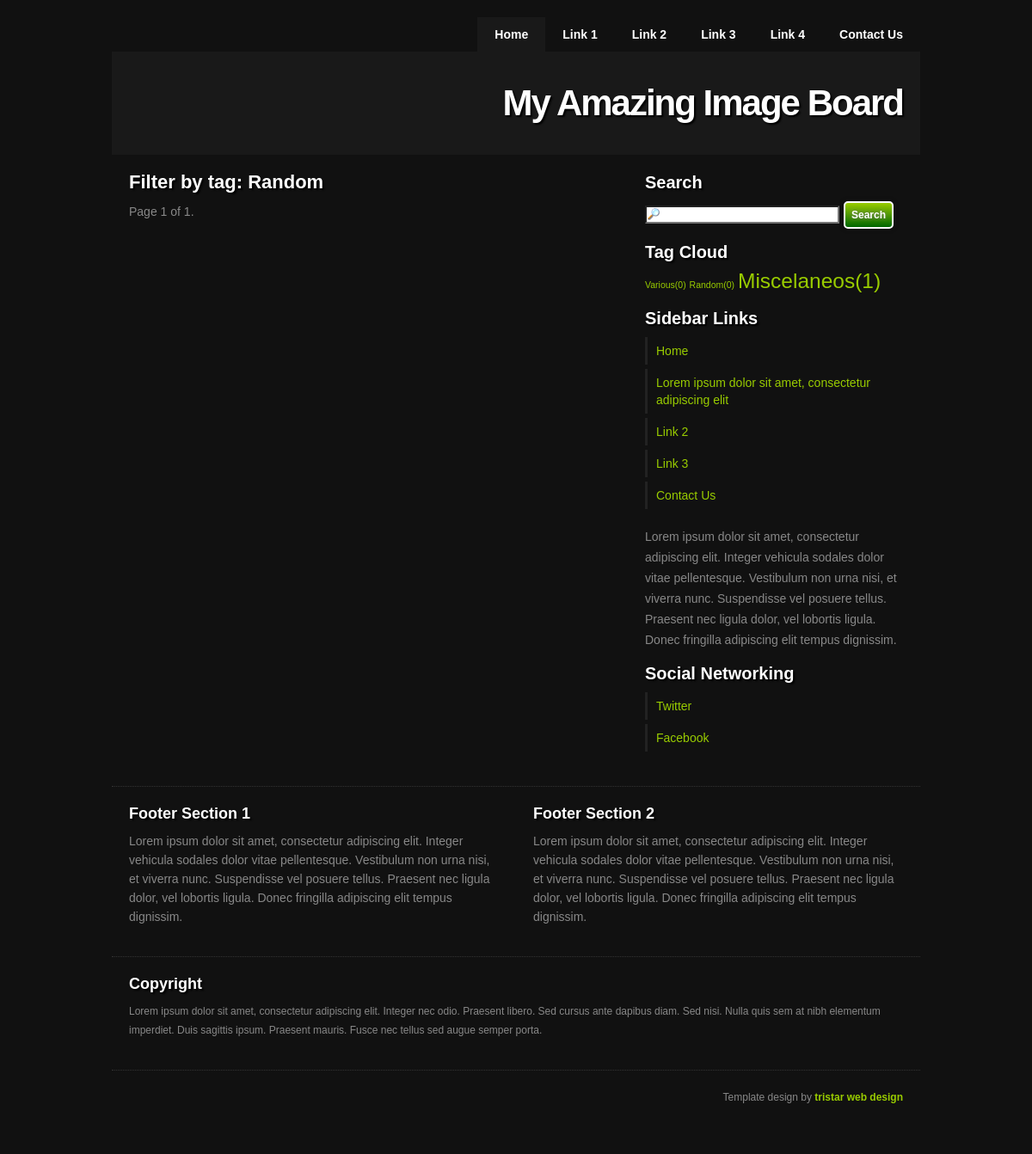
Page /tag/2/ on the committed database.
### imageboard/models.py (models this page shows, shortened)
class Tag(models.Model):
    title = models.CharField(max_length=100)
    images_per_tag = models.ManyToManyField(Image, through='ImageTag')
    def __unicode__(self):
        return self.title

### imageboard/views.py (the view)
# urls.py: url(r'^tag/(?P<tag_id>[0-9]+)/$', views.detail_tags, name = 'tag_details'),
def detail_tags(request, tag_id):
    tags = Tag.objects.get(pk = tag_id)
    tags_per_image = tags.images_per_tag.all()
    pag_images = paginator_exe(request, tags_per_image)
    tag_cloud = tagcloud()
    template = 'tags/detail_tags.html'
    data = {
        'tags': pag_images.object_list,
        'paginator_images': pag_images,
        'query': tags.title,
        'tagcloud': tag_cloud
    }
    return render_to_response(template, data, context_instance=RequestContext(request))

### imageboard/views.py (called while the page is built)
def paginator_exe(req, list, case=IMAGES_PER_PAGE):
    paginator = Paginator(list, case) # Show N post per page
    page = req.GET.get('page')
    try:
        pag_images = paginator.page(page)
    except (PageNotAnInteger, TypeError):
        pag_images = paginator.page(1)
    except EmptyPage:
        pag_images = paginator.page(paginator.num_pages)
    return pag_images

def tagcloud(threshold=0, maxsize=1.75, minsize=.75):
    counts, taglist, tagcloud = [], [], []
    tags = Tag.objects.all()
    for tag in tags:
        count = ImageTag.objects.filter(tag=tag.id).count()
        count >= threshold and (counts.append(count), taglist.append(tag))
    maxcount = max(counts)
    mincount = min(counts)
    constant = log(maxcount - (mincount - 1))/(maxsize - minsize or 1)
    tagcount = zip(taglist, counts)
    for tag, count in tagcount:
        size = log(count - (mincount - 1))/constant + minsize
        tagcloud.append({'tag': tag, 'count': count, 'size': round(size, 7)})
    return tagcloud

### public/templates/tags/detail_tags.html (shortened to what this page needs)
{% extends "base.html" %}
{% load staticfiles %}
{% block stylesheet %}
<link rel="stylesheet" href="{% static "css/style.css" %}" type="text/css" media="screen" />
{% endblock %}
{% block content %}
<section id="content">
  <h2>Filter by tag: {{query}}</h2>
  <div class="pagination">
    <span class="step-links">
      <span class="current">
        Page {{ paginator_images.number }} of {{ paginator_images.paginator.num_pages }}.
      </span>
    </span>
  </div>
</section>
{% endblock %}
{% block aside %}{% include "aside.html" %}{% endblock %}

### public/templates/aside.html
<aside id="sidebar">
  <h3>Search</h3>
  <form name="input" action="/search/" method="get">
    <ul class="clearfix">
      <li><input type="text" name="q" class="searchBox" /><input class="form-submit-button-2" type="submit" value="Search" /></li>
    </ul>
  </form>
  <h3>Tag Cloud</h3>
  <p>
  {% for tag in tagcloud %}
  <a style="font-size: {{ tag.size }}em;" title="tags" href="{% url 'imageboard:tag_details' tag.tag.id %}">{{ tag.tag }}({{ tag.count }})</a>
  {% endfor %}
  </p>
  <h3>Sidebar Links</h3>
  <ul class="clearfix">
    <li><a title="home" href="{% url 'imageboard:image_index' %}">Home</a></li>
    <li><a title="link 1" href="{% url 'imageboard:image_index' %}">Lorem ipsum dolor sit amet, consectetur adipiscing elit</a></li>
    <li><a title="link 2" href="{% url 'imageboard:image_index' %}">Link 2</a></li>
    <li><a title="link 3" href="{% url 'imageboard:image_index' %}">Link 3</a></li>
    <li><a title="contact us" href="{% url 'imageboard:image_index' %}">Contact Us</a></li>
  </ul>
  <p>Lorem ipsum dolor sit amet, consectetur adipiscing elit. Integer vehicula sodales dolor vitae pellentesque. Vestibulum non urna nisi, et viverra nunc. Suspendisse vel posuere tellus. Praesent nec ligula dolor, vel lobortis ligula. Donec fringilla adipiscing elit tempus dignissim.</p>
  <h3>Social Networking</h3>
  <ul class="clearfix">
    <li><a title="twitter" href="{% url 'imageboard:image_index' %}">Twitter</a></li>
    <li><a title="facebook" href="{% url 'imageboard:image_index' %}">Facebook</a></li>
  </ul>
</aside>

### public/static/css/style.css (style rules this page uses)
body { background: #111; font-family: Helvetica, Arial, sans-serif; color: #888; padding: 20px; font-size: 14px; }
a { color: #9C0; }
p { margin: 0 0 15px 0; }
h2 { font-weight: bold; font-size: 22px; margin: 0 0 10px 0; color: #FFF; text-shadow: 2px 2px 2px #000000; }
h3 { font-weight: bold; font-size: 20px; margin: 0 0 10px 0; color: #FFF; text-shadow: 2px 2px 2px #000000; }
section#content { float: left; width: 560px; padding: 20px; }
aside#sidebar { float: left; width: 300px; padding: 20px; }
aside#sidebar ul { margin: 0 0 15px 0; }
aside#sidebar ul li { display: block; }
aside#sidebar ul li a { float: left; width: 280px; padding: 6px 10px; border-left: 3px solid #222; margin: 0 0 5px 0; line-height: 20px; }
.searchBox { background-image:url('/static/images/magnifying-glass.gif'); background-repeat:no-repeat; padding-left:20px; width: 200px; }
.form-submit-button-2 { -moz-border-radius: 5px 5px 5px 5px; -webkit-border-radius: 5px 5px 5px 5px; -moz-box-shadow: 0 0 5px rgba(0, 0, 0, 0.5); -webkit-box-shadow: 0 0 5px rgba(0, 0, 0, 0.5); background: #9C0; background: -moz-linear-gradient(top, #9C0 0%, #006600 100%); background: -webkit-gradient(linear, left top, left bottom, color-stop(0%,#9C0), color-stop(100%,#006600)); border: 2px solid #FFFFFF; color: #FFFFFF; font-size: 12px; font-weight: bold; margin: 0 0 0 5px; vertical-align: 0px; overflow: visible; padding: 7px; text-shadow: 0 0 5px #777777; width: auto; cursor: pointer; }

### rows in the picture
Tag: title "Random", tag "Random", count "0"
Tag: tag "Various", count "0"
Tag: tag "Miscelaneos", count "1"

### other values in the picture
{{ paginator_images.number }} "1"
{{ paginator_images.paginator.num_pages }} "1"
